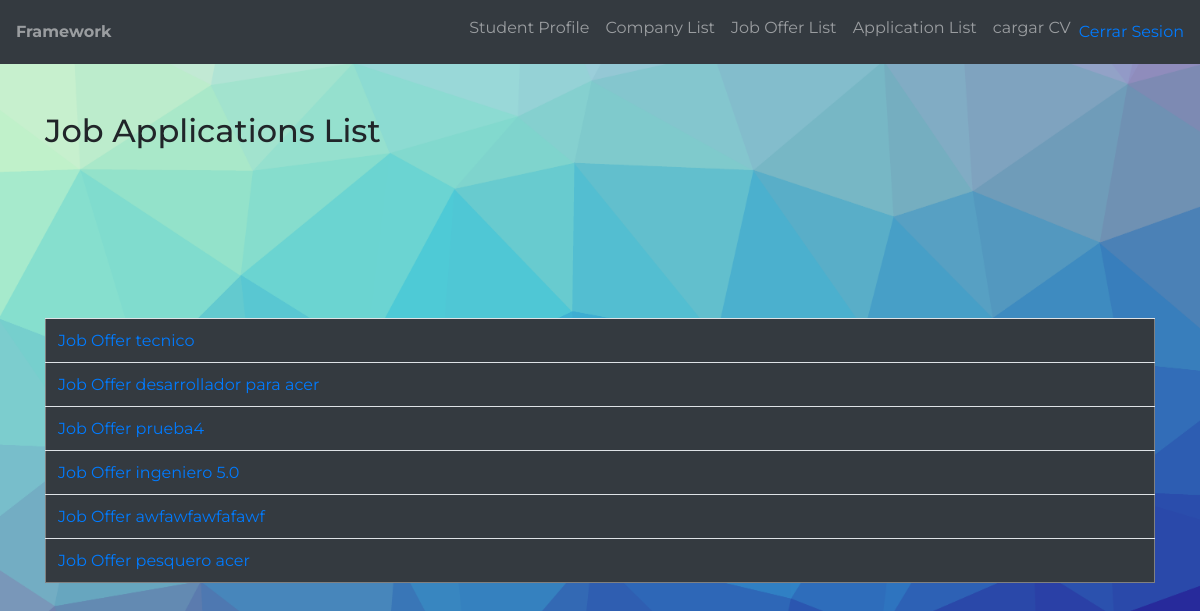
Screenshot of /Application/listarApplication (signed in) with the database file from the repository.
### tables this page shows
CREATE TABLE `job_ofert` (
  `id_JobOfert` int(11) NOT NULL AUTO_INCREMENT,
  `id_company` int(11) NOT NULL,
  `jobPositionId` int(11) NOT NULL,
  `cargaHoraria` int(11) NOT NULL,
  `activo` tinyint(1) DEFAULT NULL CHECK (`activo` in (1,0)),
  `titulo` varchar(100) NOT NULL,
  `descripcion` varchar(200) NOT NULL,
  `puesto` varchar(100) NOT NULL,
  `imagen` blob DEFAULT NULL,
  PRIMARY KEY (`id_JobOfert`),
  KEY `fk_id_compan` (`id_company`),
  KEY `fk_id_jobPosition` (`jobPositionId`),
  CONSTRAINT `fk_id_compan` FOREIGN KEY (`id_company`) REFERENCES `company` (`id_company`),
  CONSTRAINT `fk_id_jobPosition` FOREIGN KEY (`jobPositionId`) REFERENCES `job` (`jobPositionId`)
);

### Controllers/applicationController.php (called while the page is built, shortened)
<?php
class ApplicationController
{
    public function __construct()
    {
        $this->studentDAO = new StudentDAO();
        $this->jobOferDAO = new JobOfertDAO();
        $this->applicationDAO = new ApplicationsDAO();
    }
?>
<?php
    public function listarApplication()
    {
        $jobApplication = array();
        $applicationList = $this->applicationDAO->GetAll();
        $jobofertsList = $this->jobOferDAO->GetAll();
        $studentList = $this->studentDAO->GetAll();
        foreach ($studentList as $student) {
            if ($_SESSION["email"] == $student->getEmail()) {
                $id = $student->getStudentId();
            }
        }
        foreach ($applicationList as $application) {
            if ($id == $application->getStudentId()) {
                foreach ($jobofertsList as $ofert) {
                    if ($application->getId_JobOfert() == $ofert->getId_JobOfert()) {
                        $jobOfert = new JobOfert();
                        $jobOfert->setId_JobOfert($ofert->getId_JobOfert());
                        $jobOfert->setId_company($ofert->getId_company());
                        $jobOfert->setJobPositionId($ofert->getJobPositionId());
                        $jobOfert->setCargaHoraria($ofert->getCargaHoraria());
                        $jobOfert->setActivo($ofert->getActivo());
                        $jobOfert->setTitulo($ofert->getTitulo());
                        $jobOfert->setDescripcion($ofert->getDescripcion());
                        $jobOfert->setPuesto($ofert->getPuesto());
                        array_push($jobApplication, $jobOfert);
                    }
                }
            }
        }
        require_once(VIEWS_PATH . "listApplication.php");
    }
}
?>

### index.php (called while the page is built, shortened)
<?php
	require_once(VIEWS_PATH."header.php");
	Router::Route(new Request());
	require_once(VIEWS_PATH."footer.php");
?>

### Models/JobOfert.php (called while the page is built, shortened)
<?php
class JobOfert
{
 private $id_JobOfert;
  private $titulo;
 public function getId_JobOfert()
 {
  return $this->id_JobOfert;
 }
 public function setId_JobOfert($id_JobOfert)
 {
  $this->id_JobOfert = $id_JobOfert;
  return $this;
 }
  public function getTitulo()
  {
    return $this->titulo;
  }
  public function setTitulo($titulo)
  {
    $this->titulo = $titulo;
    return $this;
  }
}
?>

### DAO/Connection.php (called while the page is built, shortened)
<?php
    class Connection
    {
        private $pdo = null;
        private $pdoStatement = null;
        private static $instance = null;
        private function __construct()
        {
            try
            {
                $this->pdo = new PDO("mysql:host=".DB_HOST."; dbname=".DB_NAME, DB_USER, DB_PASS);
                $this->pdo->setAttribute(PDO::ATTR_ERRMODE, PDO::ERRMODE_EXCEPTION);
            }
            catch(Exception $ex)
            {
                throw $ex;
            }
        }
        public static function GetInstance()
        {
            if(self::$instance == null)
                self::$instance = new Connection();
            return self::$instance;
        }
        public function Execute($query, $parameters = array(), $queryType = QueryType::Query)
	    {
            try
            {
                $this->Prepare($query);
                $this->pdoStatement->execute();
                return $this->pdoStatement->fetchAll();
            }
            catch(Exception $ex)
            {
                throw $ex;
            }
        }
        private function Prepare($query)
        {
            try
            {
                $this->pdoStatement = $this->pdo->prepare($query);
            }
            catch(Exception $ex)
            {
                throw $ex;
            }
        }
    }
?>

### DAO/JobOfertDAO.php (called while the page is built, shortened)
<?php
class JobOfertDAO implements IViews
{
    private $tableName = "job_ofert";
    public function GetAll()
    {
        try {
            $jobOfertList = array();
            $query = "SELECT * FROM " . $this->tableName;
            $this->connection = Connection::GetInstance();
            $resultSet = $this->connection->Execute($query);
            foreach ($resultSet as $valuesArray) {
                $job = new JobOfert();
                $job->setId_JobOfert($valuesArray["id_JobOfert"]);
                $job->setId_company($valuesArray["id_company"]);
                $job->setJobPositionId($valuesArray["jobPositionId"]);
                $job->setCargaHoraria($valuesArray["cargaHoraria"]);
                $job->setActivo($valuesArray["activo"]);
                $job->setTitulo($valuesArray["titulo"]);
                $job->setDescripcion($valuesArray["descripcion"]);
                $job->setPuesto($valuesArray["puesto"]);
		$job->setImagen($valuesArray["imagen"]);
                array_push($jobOfertList, $job);
            }
            return $jobOfertList;
        } catch (Exception $ex) {
            throw $ex;
        }
    }
}

### Views/listApplication.php (the view, shortened to what this page needs)
<main class="py-5">
     <section id="listado" class="mb-5">
          <div class="container">
               <h2 class="mb-4">Job Applications List</h2>
               <table class="table bg-light-alpha" border="1">
                         <thead class="bg-dark text-white">
                              <?php foreach ($jobApplication as $key => $value) : ?>
                                   <?php $id_JobOfert = $value->getId_JobOfert() ; ?>
                                   <tr>
                                   <td><a href=<?php echo FRONT_ROOT ?>Application\SeeApplication?id_JobOfert=<?php echo $id_JobOfert ?>>
                                        Job Offer <?php echo $value->getTitulo() ; ?> </td>
                                   <br></tr>
                              <?php endforeach; ?>
                         </thead>
                    </table>
          </div>
     </section>
</main>

### Views/css/estilos.css (style rules this page uses)
html, body { height: 100%; }
body { font-family: 'Montserrat', sans-serif; background: url(../img/bg.png) no-repeat center center fixed; -webkit-background-size: cover; -moz-background-size: cover; -o-background-size: cover; background-size: cover; }
.bg-light-alpha { background-color: rgba(255,255,255,0.2); }

### rows the page displays
job_ofert: titulo "tecnico"
job_ofert: titulo "desarrollador para acer"
job_ofert: titulo "prueba4"
job_ofert: titulo "ingeniero 5.0"
job_ofert: titulo "awfawfawfafawf"
job_ofert: titulo "pesquero acer"
